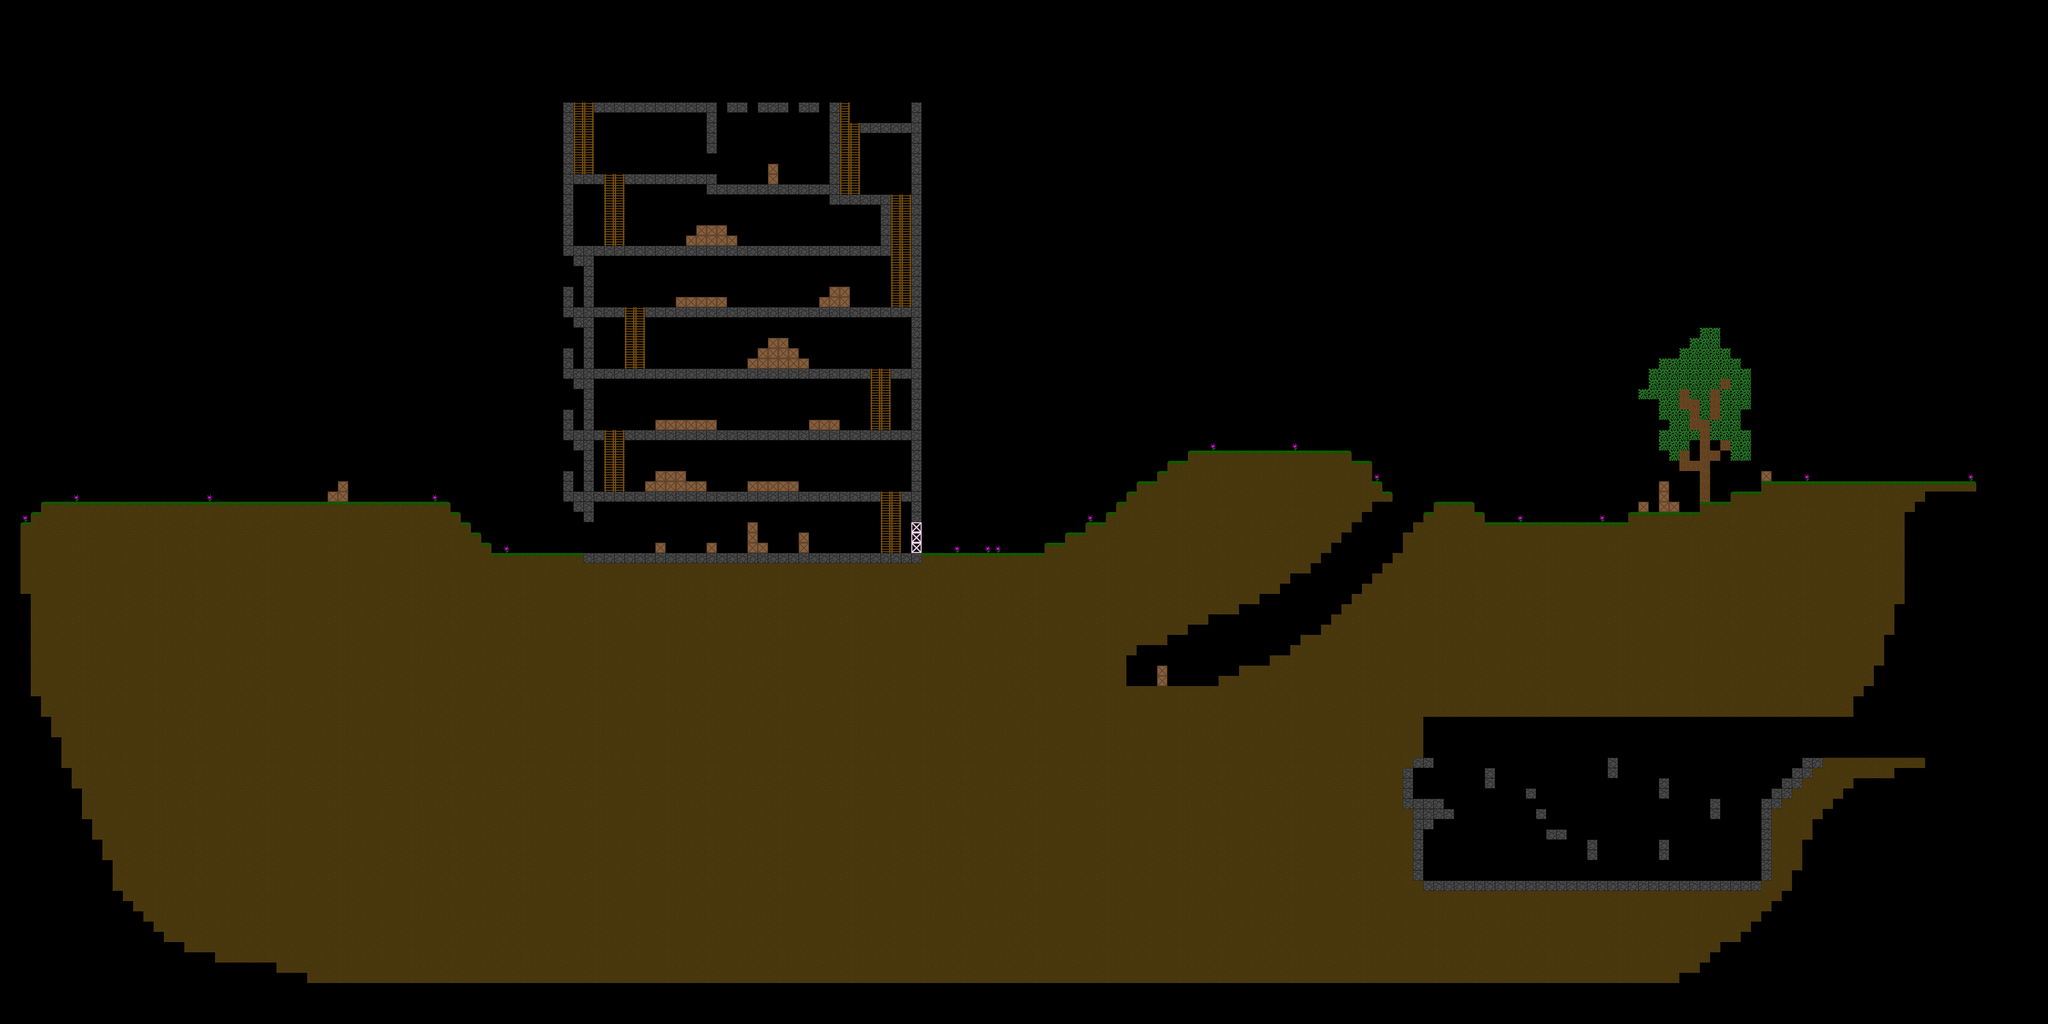

This is a level from a 2D game, rendered from its Tiled map with the project's own tilesets. A one-line summary and the map file follow, with tile-layer data summarised:
An orthogonal 200x100 tile map with 24x24 px tiles, 1 tile layer (Calque de Tuiles 1).

<map version="1.10" tiledversion="1.10.1" orientation="orthogonal" renderorder="right-down" width="200" height="100" tilewidth="24" tileheight="24" infinite="0" nextlayerid="2" nextobjectid="1">
 <tileset firstgid="1" name="tileset" tilewidth="24" tileheight="24" tilecount="100" columns="10">
  <image source="tileset.png" width="240" height="240" />
 </tileset>
 <layer id="1" name="Calque de Tuiles 1" width="200" height="100">
  <data>[20000 cells, 7875 non-empty, 13 distinct tile ids]</data>
 </layer>
</map>